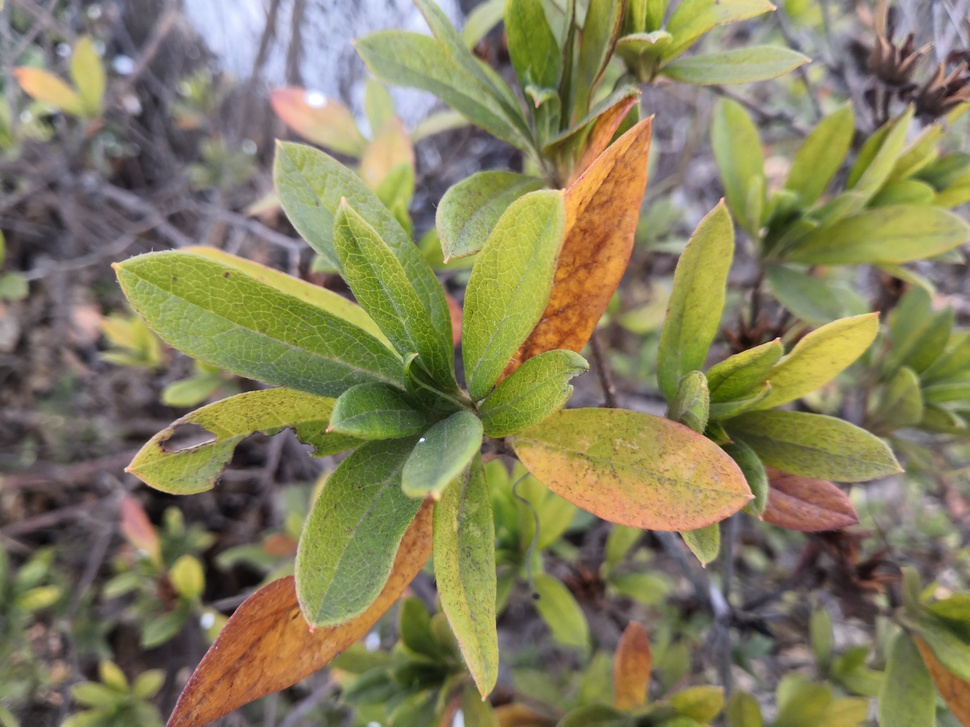
#> input picture water_and_fertilizer_CV/pyqt_project/最后完整的代码/dujuan_1.jpg, 970 x 727 px, shrunk from 4608 x 3456 before the run, found by its file name
$ jupyter execute '改进的分割算法 .ipynb'   (older library calls are emulated)
#> lines starting #> are read from the running program, lines starting #| are printed output that depends on the picture; after the words box and inside, x2 and y2 are one past the last pixel; in counts of white or black regions, pixels touching at a corner belong together
### 思路，因为叶片中心通常被遮挡住，显得很黑。

### 我们先用轮廓分割，然后再用颜色分割。

https://blog.csdn.net/loovelj/article/details/78739790

[cell 1]
import cv2
import numpy as np
from matplotlib import pyplot as plt

[cell 2]
image = cv2.imread("dujuan_1.jpg", cv2.IMREAD_GRAYSCALE)
#> image: shape (727, 970); min 7, max 255, mean 125.1

connecivity = 8
rt, image = cv2.threshold(image, -1, 1, cv2.THRESH_OTSU, cv2.THRESH_BINARY)#为什么是-1  ？？？
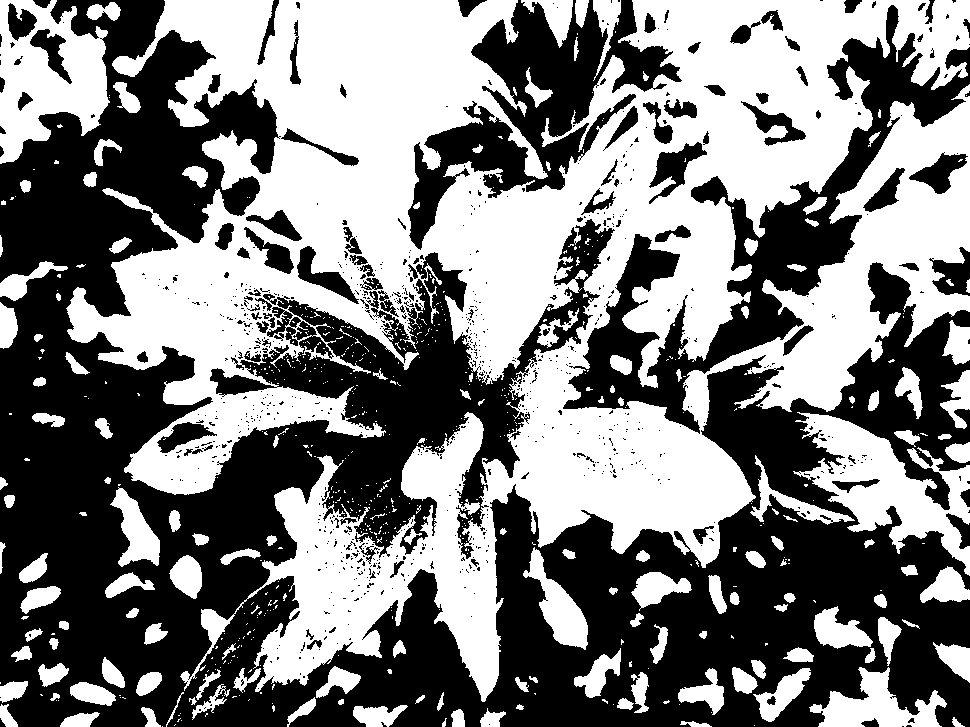
#> image: shape (727, 970); values 0 (black) and 1 (white), 49.2% white; 644 white regions (492 under 20 px), largest, box (x1, y1, x2, y2) and area: (66, 0, 970, 702) 277493, (793, 412, 970, 576) 11278, (0, 0, 110, 164) 10682
#> rt = 125
num, labelmap = cv2.connectedComponents(image, connecivity, cv2.CV_32S)
#> labelmap: shape (727, 970) int32; 996 distinct labels, from 0 to 995
#> num = 996

image = np.hstack((image, labelmap.astype(np.float32)/(num - 1)))
#> image: shape (727, 1940) float32

cv2.connectedComponents（）

函数各参数意义：

num_objects, labels = cv2.connectedComponents(image)

参数介绍如下：

image：也就是输入图像，必须是二值图，即8位单通道图像。（因此输入图像必须先进行二值化处理才能被这个函数接受）

返回值：

num_labels：所有连通域的数目

labels：图像上每一像素的标记，用数字1、2、3…表示（不同的数字表示不同的连通域）

np.hstack将参数元组的元素数组按水平方向进行叠加

[cell 3]
cv2.imshow("comp", image)#显示第一幅图
cv2.waitKey()
cv2.destroyAllWindows()

[cell 4]
image = cv2.imread("dujuan_1.jpg", cv2.IMREAD_GRAYSCALE)

rt, otsu = cv2.threshold(image, -1, 1, cv2.THRESH_OTSU, cv2.THRESH_BINARY)
output = cv2.connectedComponentsWithStats(otsu, connecivity, cv2.CV_32S)

num, labelmap, stats, center = output
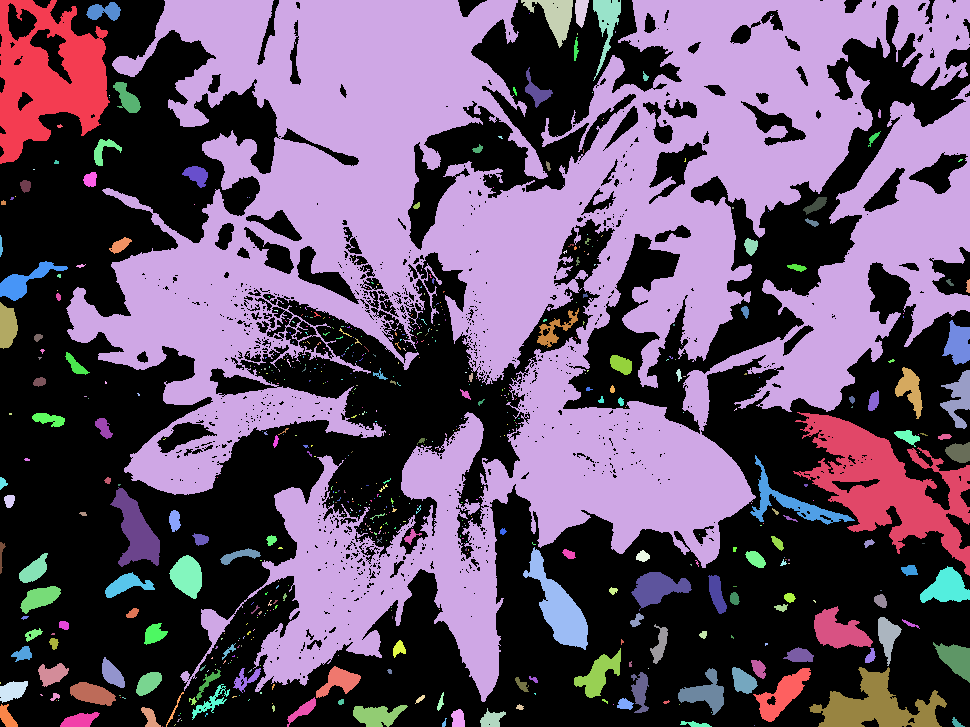
#> labelmap: shape (727, 970) int32; 645 distinct labels, from 0 to 644; one colour per label, 0 black
#> num = 645; stats = 645 rows, first 6: [0, 0, 970, 727, 357984], [0, 0, 110, 164, 10682], [66, 0, 904, 702, 277493], [521, 0, 52, 48, 1068], [575, 0, 14, 28, 278], [593, 0, 28, 81, 862]; center = 645 pairs, first value 0 to 967.9, second value 11.02 to 726

cv2.connectedComponentsWithStats（）

这个函数的作用是对一幅图像进行连通域提取，并返回找到的连通域的信息：retval、labels、stats、centroids

num_labels, labels, stats, centroids = cv2.connectedComponentsWithStats(image, connectivity=8, ltype=None)

参数介绍如下：

image：也就是输入图像，必须是二值图，即8位单通道图像。（因此输入图像必须先进行二值化处理才能被这个函数接受）

connectivity：可选值为4或8，也就是使用4连通还是8连通。

ltype：输出图像标记的类型，目前支持CV_32S 和 CV_16U。

返回值：

num_labels：所有连通域的数目

labels：图像上每一像素的标记，用数字1、2、3…表示（不同的数字表示不同的连通域）

stats：每一个标记的统计信息，是一个5列的矩阵，每一行对应每个连通区域的外接矩形的x、y、width、height和面积，示例如下： 0 0 720 720 291805

centroids：连通域的中心点

[cell 5]
colored = np.full((image.shape[0], image.shape[1], 3), 0, np.uint8)

for i in range(1, num):
    if stats[i][4] > 200:
        colored[labelmap == i] = (0, 255 * i/num, 255 * num / i)
        cv2.circle(colored, (int(center[i][0]), int(center[i][1])), 5, (255, 0, 0), cv2.FILLED)
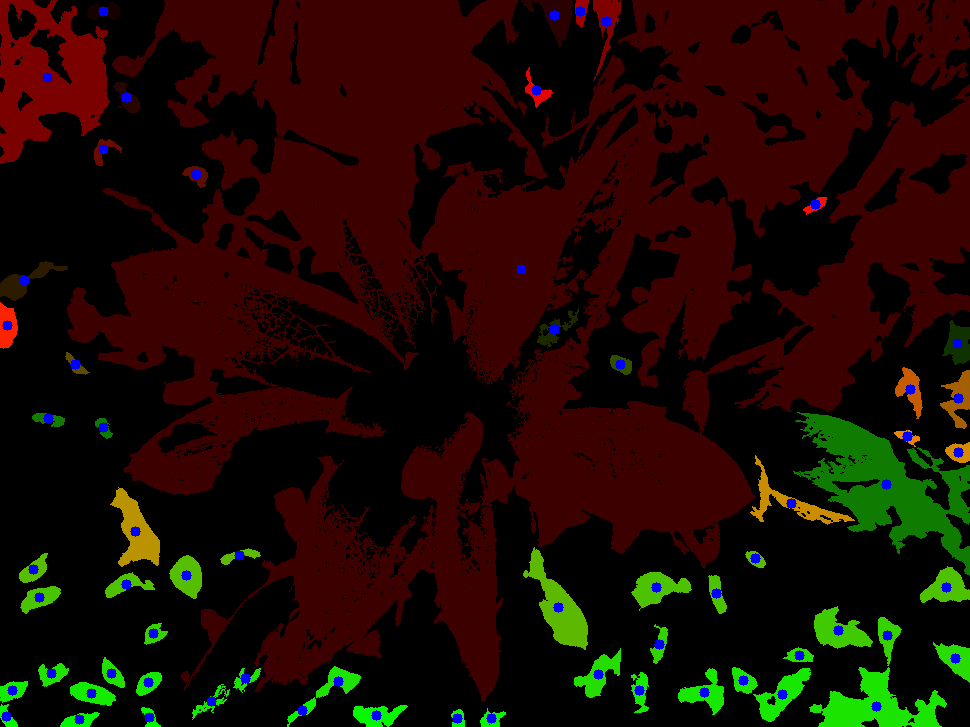
#> colored: shape (727, 970, 3); mean of channels 0, 1, 2 1.8, 10.3, 29.8; drawn as B, G, R

image = cv2.cvtColor(otsu * 255, cv2.COLOR_GRAY2BGR)

numpy.full

numpy.full(shape, fill_value, dtype=None, order='C')

返回一个根据指定shape和type,并用fill_value填充的新数组。

[cell 6]
print(stats)
#> (printed output is left out)

[cell 7]
print(type(stats))
#| <class 'numpy.ndarray'>

[cell 8]
print(type(stats.shape))
#| <class 'tuple'>
print(stats.shape)
#| (645, 5)

[cell 9]
print(num)
#| 645

[cell 10]
print(center)
#> (printed output is left out)

[cell 11]
print(center.shape)
#| (645, 2)

[cell 12]
print(colored)
#> (printed output is left out)

[cell 13]
cv2.imshow('con', np.hstack((image, colored)))

cv2.waitKey()
cv2.destroyAllWindows()

https://blog.csdn.net/qq_40784418/article/details/106023288

OpenCV自学记录（6）——python实现连通域处理函数cv2.connectedComponentsWithStats（）和cv2.connectedComponents（）

[cell 14]
import cv2
import numpy as np

# 读入图片
img = cv2.imread("dujuan_1.jpg")
#> img is the input picture: shape (727, 970, 3); mean B, G, R 92.9, 127.5, 132.6
# 中值滤波，去噪
img = cv2.medianBlur(img, 3)
gray = cv2.cvtColor(img, cv2.COLOR_BGR2GRAY)
cv2.namedWindow('original', cv2.WINDOW_AUTOSIZE)
cv2.imshow('original', gray)

# 阈值分割得到二值化图片
ret, binary = cv2.threshold(gray, 0, 255, cv2.THRESH_BINARY | cv2.THRESH_OTSU)
#> binary: shape (727, 970); 49.3% white; 289 white regions (141 under 20 px), largest, box (x1, y1, x2, y2) and area: (67, 0, 970, 702) 247724, (683, 84, 970, 432) 31034, (794, 413, 970, 576) 11145
#> ret = 125

# 膨胀操作
kernel2 = cv2.getStructuringElement(cv2.MORPH_RECT, (3, 3))
#> kernel2 = [[1, 1, 1], [1, 1, 1], [1, 1, 1]]
bin_clo = cv2.dilate(binary, kernel2, iterations=2)
#> bin_clo: shape (727, 970); 61.1% white; 147 black regions (78 under 20 px), largest, box (x1, y1, x2, y2) and area: (0, 0, 520, 727) 131910, (292, 494, 970, 727) 74234, (567, 36, 970, 429) 22263

# 连通域分析
num_labels, labels, stats, centroids = cv2.connectedComponentsWithStats(bin_clo, connectivity=8)
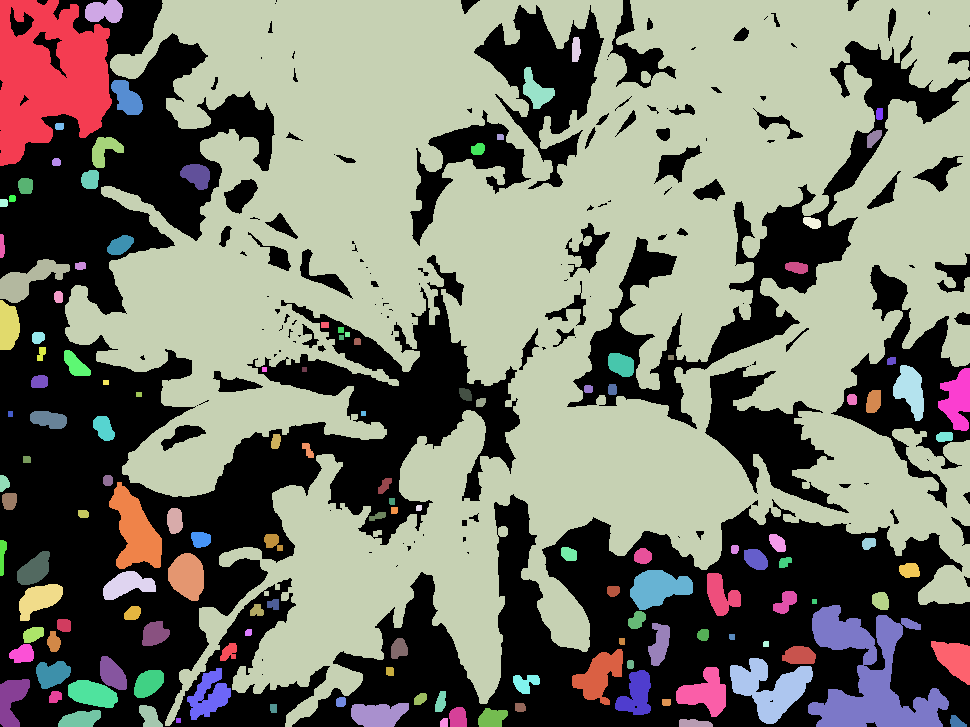
#> labels: shape (727, 970) int32; 140 distinct labels, from 0 to 139; one colour per label, 0 black
#> num_labels = 140; stats = 140 rows, first 6: [0, 0, 970, 727, 274622], [0, 0, 112, 166, 12803], [85, 0, 38, 23, 686], [65, 0, 905, 727, 361270], [572, 37, 9, 25, 188], [523, 67, 32, 42, 659]; centroids = 140 pairs, first value 1.69 to 956.9, second value 11.12 to 723

# 查看各个返回值
# 连通域数量
print('num_labels = ',num_labels)
#| num_labels =  140
# 连通域的信息：对应各个轮廓的x、y、width、height和面积
print('stats = ',stats)
#| stats =  [[     0      0    970    727 274622]
#|  [     0      0    112    166  12803]
#|  [    85      0     38     23    686]
#|  [    65      0    905    727 361270]
#|  [   572     37      9     25    188]
#|  [   523     67     32     42    659]
#|  [   111     80     32     35    713]
#|  [   876    108      7     12     80]
#|  [    55    123      9      7     60]
#|  [   867    130     15     18    178]
#|  [   497    134      7      6     41]
#|  [    92    137     32     31    557]
#> (further printed lines are left out)
# 连通域的中心点
print('centroids = ',centroids)
# 每一个像素的标签1、2、3.。。，同一个连通域的标签是一致的
print('labels = ',labels)

# 不同的连通域赋予不同的颜色
output = np.zeros((img.shape[0], img.shape[1], 3), np.uint8)
for i in range(1, num_labels):

    mask = labels == i
    output[:, :, 0][mask] = np.random.randint(0, 255)
    output[:, :, 1][mask] = np.random.randint(0, 255)
    output[:, :, 2][mask] = np.random.randint(0, 255)
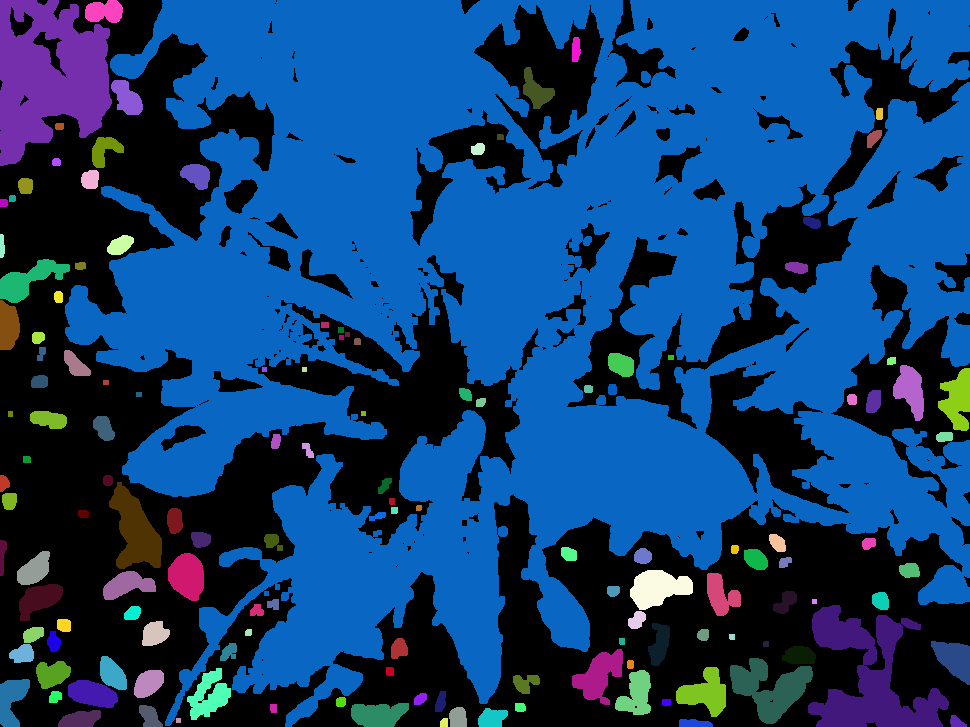
#> output: shape (727, 970, 3); mean of channels 0, 1, 2 112.4, 62.2, 15.3; drawn as B, G, R
cv2.imshow('oginal', output)
cv2.waitKey()
cv2.destroyAllWindows()

[cell 15]
import cv2
import numpy as np
from matplotlib import pyplot as plt
img=cv2.imread('dujuan_1.png',0)
ret,thresh1=cv2.threshold(img,127,255,cv2.THRESH_BINARY)
#> thresh1: shape (727, 970); 47.4% white; 672 white regions (513 under 20 px), largest, box (x1, y1, x2, y2) and area: (67, 0, 970, 702) 268612, (795, 412, 970, 576) 10405, (0, 0, 109, 163) 10250
#cv2.imshow('red part only',thresh1)
plt.imshow(thresh1,'gray')#不能用cv2

[cell 16]
img0=cv2.imread('dujuan_1.png',1)
img1=cv2.cvtColor(img0,cv2.COLOR_BGR2HSV)
#> img1: shape (727, 970, 3); mean H, S, V 56.4, 85, 138.6
lower_red=np.array([0,43,46])
upper_red=np.array([10,255,255])
mask=cv2.inRange(img1,lower_red,upper_red)
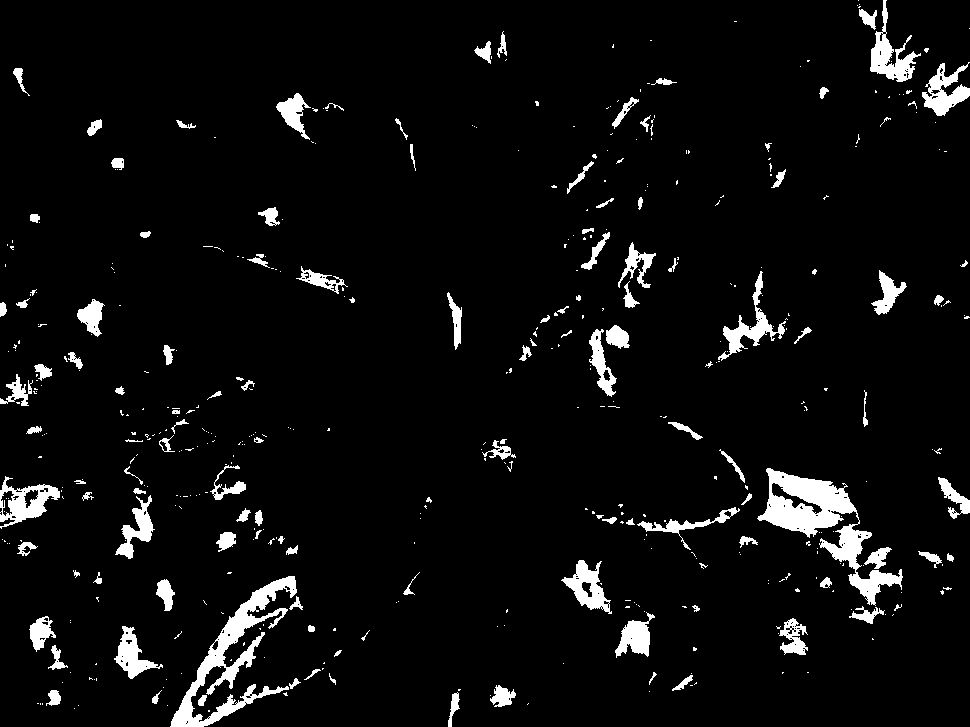
#> mask: shape (727, 970); 5.2% white; 474 white regions (344 under 20 px), largest, box (x1, y1, x2, y2) and area: (757, 468, 903, 606) 5561, (170, 576, 297, 727) 4522, (870, 0, 921, 82) 1384
res=cv2.bitwise_and(img1,img1,mask=mask)
#> res: shape (727, 970, 3); mean H, S, V 0.3, 4.6, 6.7
cv2.imshow('red',res)
cv2.waitKey(0)
cv2.destroyAllWindows()
